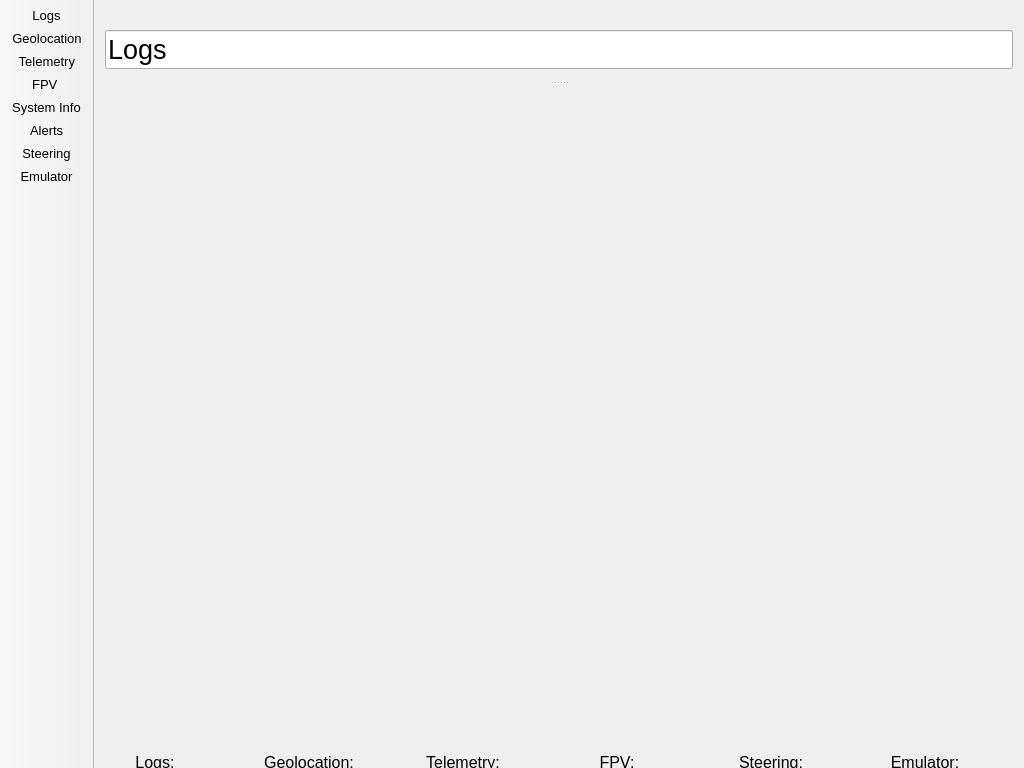
<?xml version="1.0" encoding="UTF-8"?>
<ui version="4.0">
 <class>MainWindow</class>
 <widget class="QMainWindow" name="MainWindow">
  <property name="geometry">
   <rect>
    <x>0</x>
    <y>0</y>
    <width>1024</width>
    <height>768</height>
   </rect>
  </property>
  <property name="font">
   <font>
    <pointsize>9</pointsize>
   </font>
  </property>
  <property name="windowTitle">
   <string>SkyViper GroundStation</string>
  </property>
  <property name="windowIcon">
   <iconset resource="../resources.qrc">
    <normaloff>:/Icons/Icons/dish8.png</normaloff>:/Icons/Icons/dish8.png</iconset>
  </property>
  <property name="iconSize">
   <size>
    <width>48</width>
    <height>48</height>
   </size>
  </property>
  <widget class="QWidget" name="centralWidget"/>
  <widget class="QToolBar" name="toolBarMain">
   <property name="font">
    <font>
     <pointsize>10</pointsize>
    </font>
   </property>
   <property name="movable">
    <bool>false</bool>
   </property>
   <property name="iconSize">
    <size>
     <width>48</width>
     <height>48</height>
    </size>
   </property>
   <property name="toolButtonStyle">
    <enum>Qt::ToolButtonIconOnly</enum>
   </property>
   <property name="floatable">
    <bool>false</bool>
   </property>
   <attribute name="toolBarArea">
    <enum>LeftToolBarArea</enum>
   </attribute>
   <attribute name="toolBarBreak">
    <bool>false</bool>
   </attribute>
   <addaction name="toolbarLogs"/>
   <addaction name="toolbarGeolocation"/>
   <addaction name="toolbarTelemetry"/>
   <addaction name="toolbarFPV"/>
   <addaction name="toolbarSystemInfo"/>
   <addaction name="toolbarAlerts"/>
   <addaction name="toolbarSteering"/>
   <addaction name="toolbarEmulator"/>
  </widget>
  <widget class="QDockWidget" name="connectionDockWidget">
   <property name="sizePolicy">
    <sizepolicy hsizetype="Minimum" vsizetype="Minimum">
     <horstretch>0</horstretch>
     <verstretch>0</verstretch>
    </sizepolicy>
   </property>
   <property name="minimumSize">
    <size>
     <width>904</width>
     <height>50</height>
    </size>
   </property>
   <property name="maximumSize">
    <size>
     <width>524287</width>
     <height>50</height>
    </size>
   </property>
   <property name="features">
    <set>QDockWidget::NoDockWidgetFeatures</set>
   </property>
   <property name="allowedAreas">
    <set>Qt::BottomDockWidgetArea</set>
   </property>
   <property name="windowTitle">
    <string/>
   </property>
   <attribute name="dockWidgetArea">
    <number>8</number>
   </attribute>
   <widget class="QWidget" name="dockWidgetContents_3">
    <layout class="QHBoxLayout" name="horizontalLayout_2">
     <item>
      <widget class="QLabel" name="labelLogs">
       <property name="sizePolicy">
        <sizepolicy hsizetype="Minimum" vsizetype="Minimum">
         <horstretch>0</horstretch>
         <verstretch>0</verstretch>
        </sizepolicy>
       </property>
       <property name="minimumSize">
        <size>
         <width>100</width>
         <height>28</height>
        </size>
       </property>
       <property name="maximumSize">
        <size>
         <width>100</width>
         <height>28</height>
        </size>
       </property>
       <property name="font">
        <font>
         <pointsize>12</pointsize>
        </font>
       </property>
       <property name="text">
        <string>Logs:</string>
       </property>
       <property name="alignment">
        <set>Qt::AlignCenter</set>
       </property>
      </widget>
     </item>
     <item>
      <widget class="QLabel" name="labelLogsLED">
       <property name="sizePolicy">
        <sizepolicy hsizetype="Minimum" vsizetype="Minimum">
         <horstretch>0</horstretch>
         <verstretch>0</verstretch>
        </sizepolicy>
       </property>
       <property name="minimumSize">
        <size>
         <width>32</width>
         <height>32</height>
        </size>
       </property>
       <property name="maximumSize">
        <size>
         <width>32</width>
         <height>32</height>
        </size>
       </property>
       <property name="text">
        <string/>
       </property>
       <property name="pixmap">
        <pixmap resource="../resources.qrc">:/Icons/Icons/led-off.png</pixmap>
       </property>
       <property name="scaledContents">
        <bool>true</bool>
       </property>
      </widget>
     </item>
     <item>
      <spacer name="horizontalSpacer_5">
       <property name="orientation">
        <enum>Qt::Horizontal</enum>
       </property>
       <property name="sizeHint" stdset="0">
        <size>
         <width>40</width>
         <height>20</height>
        </size>
       </property>
      </spacer>
     </item>
     <item>
      <widget class="QLabel" name="labelGeolocation">
       <property name="sizePolicy">
        <sizepolicy hsizetype="Minimum" vsizetype="Minimum">
         <horstretch>0</horstretch>
         <verstretch>0</verstretch>
        </sizepolicy>
       </property>
       <property name="minimumSize">
        <size>
         <width>100</width>
         <height>28</height>
        </size>
       </property>
       <property name="maximumSize">
        <size>
         <width>100</width>
         <height>28</height>
        </size>
       </property>
       <property name="font">
        <font>
         <pointsize>12</pointsize>
        </font>
       </property>
       <property name="text">
        <string>Geolocation:</string>
       </property>
       <property name="alignment">
        <set>Qt::AlignCenter</set>
       </property>
      </widget>
     </item>
     <item>
      <widget class="QLabel" name="labelGeolocationLED">
       <property name="sizePolicy">
        <sizepolicy hsizetype="Minimum" vsizetype="Minimum">
         <horstretch>0</horstretch>
         <verstretch>0</verstretch>
        </sizepolicy>
       </property>
       <property name="minimumSize">
        <size>
         <width>32</width>
         <height>32</height>
        </size>
       </property>
       <property name="maximumSize">
        <size>
         <width>32</width>
         <height>32</height>
        </size>
       </property>
       <property name="text">
        <string/>
       </property>
       <property name="pixmap">
        <pixmap resource="../resources.qrc">:/Icons/Icons/led-off.png</pixmap>
       </property>
       <property name="scaledContents">
        <bool>true</bool>
       </property>
      </widget>
     </item>
     <item>
      <spacer name="horizontalSpacer_6">
       <property name="orientation">
        <enum>Qt::Horizontal</enum>
       </property>
       <property name="sizeHint" stdset="0">
        <size>
         <width>40</width>
         <height>20</height>
        </size>
       </property>
      </spacer>
     </item>
     <item>
      <widget class="QLabel" name="labelTelemetry">
       <property name="sizePolicy">
        <sizepolicy hsizetype="Minimum" vsizetype="Minimum">
         <horstretch>0</horstretch>
         <verstretch>0</verstretch>
        </sizepolicy>
       </property>
       <property name="minimumSize">
        <size>
         <width>100</width>
         <height>28</height>
        </size>
       </property>
       <property name="maximumSize">
        <size>
         <width>100</width>
         <height>28</height>
        </size>
       </property>
       <property name="font">
        <font>
         <pointsize>12</pointsize>
        </font>
       </property>
       <property name="text">
        <string>Telemetry:</string>
       </property>
       <property name="alignment">
        <set>Qt::AlignCenter</set>
       </property>
      </widget>
     </item>
     <item>
      <widget class="QLabel" name="labelTelemetryLED">
       <property name="sizePolicy">
        <sizepolicy hsizetype="Minimum" vsizetype="Minimum">
         <horstretch>0</horstretch>
         <verstretch>0</verstretch>
        </sizepolicy>
       </property>
       <property name="minimumSize">
        <size>
         <width>32</width>
         <height>32</height>
        </size>
       </property>
       <property name="maximumSize">
        <size>
         <width>32</width>
         <height>32</height>
        </size>
       </property>
       <property name="text">
        <string/>
       </property>
       <property name="pixmap">
        <pixmap resource="../resources.qrc">:/Icons/Icons/led-off.png</pixmap>
       </property>
       <property name="scaledContents">
        <bool>true</bool>
       </property>
      </widget>
     </item>
     <item>
      <spacer name="horizontalSpacer_7">
       <property name="orientation">
        <enum>Qt::Horizontal</enum>
       </property>
       <property name="sizeHint" stdset="0">
        <size>
         <width>40</width>
         <height>20</height>
        </size>
       </property>
      </spacer>
     </item>
     <item>
      <widget class="QLabel" name="labelFPV">
       <property name="sizePolicy">
        <sizepolicy hsizetype="Minimum" vsizetype="Minimum">
         <horstretch>0</horstretch>
         <verstretch>0</verstretch>
        </sizepolicy>
       </property>
       <property name="minimumSize">
        <size>
         <width>100</width>
         <height>28</height>
        </size>
       </property>
       <property name="maximumSize">
        <size>
         <width>100</width>
         <height>28</height>
        </size>
       </property>
       <property name="font">
        <font>
         <pointsize>12</pointsize>
        </font>
       </property>
       <property name="text">
        <string>FPV:</string>
       </property>
       <property name="alignment">
        <set>Qt::AlignCenter</set>
       </property>
      </widget>
     </item>
     <item>
      <widget class="QLabel" name="labelFPVLED">
       <property name="sizePolicy">
        <sizepolicy hsizetype="Minimum" vsizetype="Minimum">
         <horstretch>0</horstretch>
         <verstretch>0</verstretch>
        </sizepolicy>
       </property>
       <property name="minimumSize">
        <size>
         <width>32</width>
         <height>32</height>
        </size>
       </property>
       <property name="maximumSize">
        <size>
         <width>32</width>
         <height>32</height>
        </size>
       </property>
       <property name="text">
        <string/>
       </property>
       <property name="pixmap">
        <pixmap resource="../resources.qrc">:/Icons/Icons/led-off.png</pixmap>
       </property>
       <property name="scaledContents">
        <bool>true</bool>
       </property>
      </widget>
     </item>
     <item>
      <spacer name="horizontalSpacer_8">
       <property name="orientation">
        <enum>Qt::Horizontal</enum>
       </property>
       <property name="sizeHint" stdset="0">
        <size>
         <width>40</width>
         <height>20</height>
        </size>
       </property>
      </spacer>
     </item>
     <item>
      <widget class="QLabel" name="labelSteering">
       <property name="sizePolicy">
        <sizepolicy hsizetype="Minimum" vsizetype="Minimum">
         <horstretch>0</horstretch>
         <verstretch>0</verstretch>
        </sizepolicy>
       </property>
       <property name="minimumSize">
        <size>
         <width>100</width>
         <height>28</height>
        </size>
       </property>
       <property name="maximumSize">
        <size>
         <width>100</width>
         <height>28</height>
        </size>
       </property>
       <property name="font">
        <font>
         <pointsize>12</pointsize>
        </font>
       </property>
       <property name="text">
        <string>Steering:</string>
       </property>
       <property name="alignment">
        <set>Qt::AlignCenter</set>
       </property>
      </widget>
     </item>
     <item>
      <widget class="QLabel" name="labelSteeringLED">
       <property name="sizePolicy">
        <sizepolicy hsizetype="Minimum" vsizetype="Minimum">
         <horstretch>0</horstretch>
         <verstretch>0</verstretch>
        </sizepolicy>
       </property>
       <property name="minimumSize">
        <size>
         <width>32</width>
         <height>32</height>
        </size>
       </property>
       <property name="maximumSize">
        <size>
         <width>32</width>
         <height>32</height>
        </size>
       </property>
       <property name="text">
        <string/>
       </property>
       <property name="pixmap">
        <pixmap resource="../resources.qrc">:/Icons/Icons/led-off.png</pixmap>
       </property>
       <property name="scaledContents">
        <bool>true</bool>
       </property>
      </widget>
     </item>
     <item>
      <spacer name="horizontalSpacer">
       <property name="orientation">
        <enum>Qt::Horizontal</enum>
       </property>
       <property name="sizeHint" stdset="0">
        <size>
         <width>40</width>
         <height>20</height>
        </size>
       </property>
      </spacer>
     </item>
     <item>
      <widget class="QLabel" name="labelEmulator">
       <property name="minimumSize">
        <size>
         <width>100</width>
         <height>28</height>
        </size>
       </property>
       <property name="maximumSize">
        <size>
         <width>100</width>
         <height>28</height>
        </size>
       </property>
       <property name="font">
        <font>
         <pointsize>12</pointsize>
        </font>
       </property>
       <property name="text">
        <string>Emulator:</string>
       </property>
       <property name="alignment">
        <set>Qt::AlignCenter</set>
       </property>
      </widget>
     </item>
     <item>
      <widget class="QLabel" name="labelEmulatorLED">
       <property name="minimumSize">
        <size>
         <width>32</width>
         <height>32</height>
        </size>
       </property>
       <property name="maximumSize">
        <size>
         <width>32</width>
         <height>32</height>
        </size>
       </property>
       <property name="text">
        <string/>
       </property>
       <property name="pixmap">
        <pixmap resource="../resources.qrc">:/Icons/Icons/led-off.png</pixmap>
       </property>
       <property name="scaledContents">
        <bool>true</bool>
       </property>
      </widget>
     </item>
    </layout>
   </widget>
  </widget>
  <widget class="QDockWidget" name="dockWidget">
   <property name="features">
    <set>QDockWidget::NoDockWidgetFeatures</set>
   </property>
   <property name="allowedAreas">
    <set>Qt::TopDockWidgetArea</set>
   </property>
   <attribute name="dockWidgetArea">
    <number>4</number>
   </attribute>
   <widget class="QWidget" name="dockWidgetContents">
    <layout class="QHBoxLayout" name="horizontalLayout">
     <item>
      <widget class="QLineEdit" name="lineEdit">
       <property name="font">
        <font>
         <pointsize>20</pointsize>
        </font>
       </property>
       <property name="text">
        <string>Logs</string>
       </property>
       <property name="readOnly">
        <bool>true</bool>
       </property>
      </widget>
     </item>
    </layout>
   </widget>
  </widget>
  <action name="menuFileClose">
   <property name="icon">
    <iconset resource="../resources.qrc">
     <normaloff>:/Icons/Icons/power27.png</normaloff>:/Icons/Icons/power27.png</iconset>
   </property>
   <property name="text">
    <string>Close</string>
   </property>
  </action>
  <action name="menuHelpQt">
   <property name="text">
    <string>About Qt</string>
   </property>
  </action>
  <action name="menuHelpGroundStation">
   <property name="text">
    <string>About SkyViper GroundStation</string>
   </property>
  </action>
  <action name="toolbarLogs">
   <property name="checkable">
    <bool>true</bool>
   </property>
   <property name="icon">
    <iconset resource="../resources.qrc">
     <normaloff>:/Icons/Icons/files12.png</normaloff>:/Icons/Icons/files12.png</iconset>
   </property>
   <property name="text">
    <string>Logs</string>
   </property>
   <property name="iconText">
    <string>     Logs     </string>
   </property>
   <property name="toolTip">
    <string>Logs</string>
   </property>
   <property name="font">
    <font/>
   </property>
   <property name="shortcut">
    <string>F1</string>
   </property>
   <property name="autoRepeat">
    <bool>true</bool>
   </property>
  </action>
  <action name="toolbarGeolocation">
   <property name="checkable">
    <bool>true</bool>
   </property>
   <property name="icon">
    <iconset resource="../resources.qrc">
     <normaloff>:/Icons/Icons/map30.png</normaloff>:/Icons/Icons/map30.png</iconset>
   </property>
   <property name="text">
    <string>Geolocation</string>
   </property>
   <property name="toolTip">
    <string>Map &amp; Geolocation</string>
   </property>
   <property name="shortcut">
    <string>F2</string>
   </property>
  </action>
  <action name="toolbarTelemetry">
   <property name="checkable">
    <bool>true</bool>
   </property>
   <property name="icon">
    <iconset resource="../resources.qrc">
     <normaloff>:/Icons/Icons/chart47.png</normaloff>:/Icons/Icons/chart47.png</iconset>
   </property>
   <property name="text">
    <string>Telemetry</string>
   </property>
   <property name="iconText">
    <string> Telemetry </string>
   </property>
   <property name="toolTip">
    <string>Telemetry &amp; Statistics</string>
   </property>
   <property name="shortcut">
    <string>F3</string>
   </property>
  </action>
  <action name="toolbarFPV">
   <property name="checkable">
    <bool>true</bool>
   </property>
   <property name="icon">
    <iconset resource="../resources.qrc">
     <normaloff>:/Icons/Icons/video71.png</normaloff>:/Icons/Icons/video71.png</iconset>
   </property>
   <property name="text">
    <string>FPV</string>
   </property>
   <property name="iconText">
    <string>     FPV      </string>
   </property>
   <property name="shortcut">
    <string>F4</string>
   </property>
  </action>
  <action name="toolbarSystemInfo">
   <property name="checkable">
    <bool>true</bool>
   </property>
   <property name="icon">
    <iconset resource="../resources.qrc">
     <normaloff>:/Icons/Icons/computer32.png</normaloff>:/Icons/Icons/computer32.png</iconset>
   </property>
   <property name="text">
    <string>System Info</string>
   </property>
   <property name="iconText">
    <string>System Info</string>
   </property>
   <property name="shortcut">
    <string>F5</string>
   </property>
  </action>
  <action name="toolbarAlerts">
   <property name="checkable">
    <bool>true</bool>
   </property>
   <property name="icon">
    <iconset resource="../resources.qrc">
     <normaloff>:/Icons/Icons/alarm57.png</normaloff>:/Icons/Icons/alarm57.png</iconset>
   </property>
   <property name="text">
    <string>Alerts</string>
   </property>
   <property name="iconText">
    <string>    Alerts    </string>
   </property>
   <property name="toolTip">
    <string>Alerts &amp; Notifications</string>
   </property>
   <property name="shortcut">
    <string>F6</string>
   </property>
  </action>
  <action name="toolbarSteering">
   <property name="checkable">
    <bool>true</bool>
   </property>
   <property name="icon">
    <iconset resource="../resources.qrc">
     <normaloff>:/Icons/Icons/videogame10.png</normaloff>:/Icons/Icons/videogame10.png</iconset>
   </property>
   <property name="text">
    <string>Steering</string>
   </property>
   <property name="shortcut">
    <string>F7</string>
   </property>
  </action>
  <action name="toolbarEmulator">
   <property name="checkable">
    <bool>true</bool>
   </property>
   <property name="icon">
    <iconset resource="../resources.qrc">
     <normaloff>:/Icons/Icons/screen213.png</normaloff>:/Icons/Icons/screen213.png</iconset>
   </property>
   <property name="text">
    <string>Emulator</string>
   </property>
   <property name="toolTip">
    <string>Emulator</string>
   </property>
   <property name="shortcut">
    <string>F8</string>
   </property>
  </action>
  <action name="toolbarSettings">
   <property name="icon">
    <iconset resource="../resources.qrc">
     <normaloff>:/Icons/Icons/configuration21.png</normaloff>:/Icons/Icons/configuration21.png</iconset>
   </property>
   <property name="text">
    <string>Settings</string>
   </property>
   <property name="toolTip">
    <string>Settings</string>
   </property>
   <property name="shortcut">
    <string>F12</string>
   </property>
  </action>
 </widget>
 <layoutdefault spacing="6" margin="11"/>
 <resources>
  <include location="../resources.qrc"/>
 </resources>
 <connections/>
</ui>
